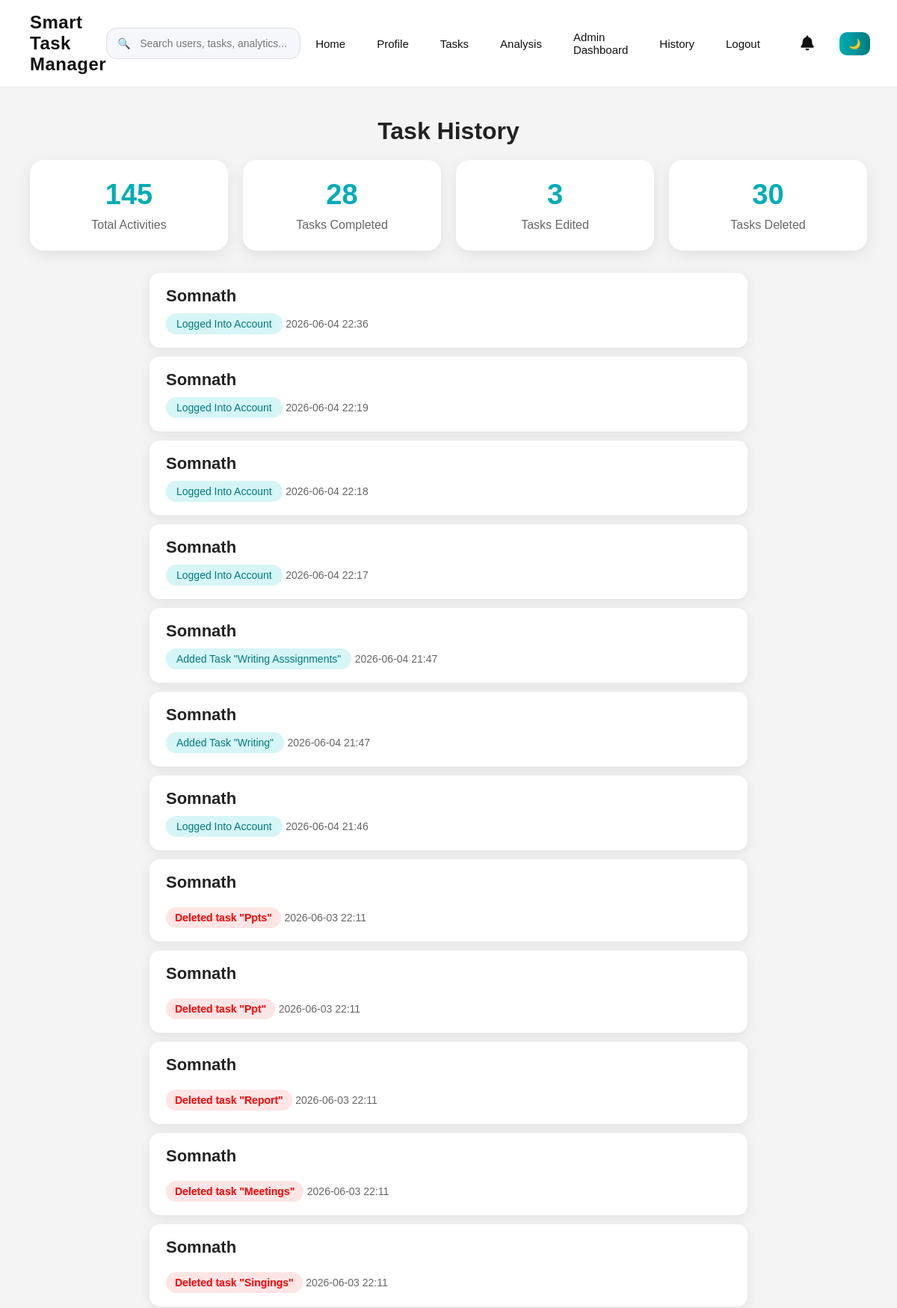
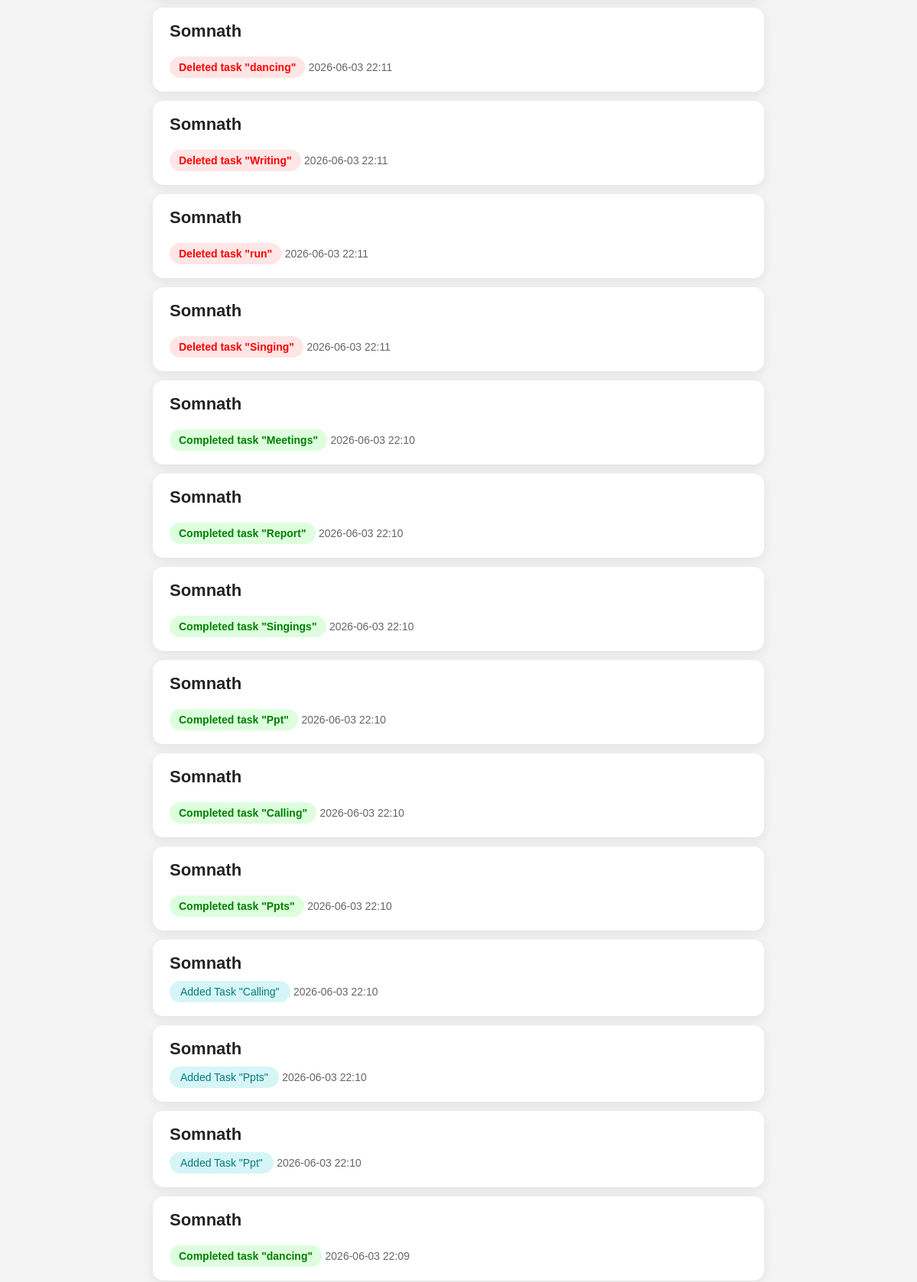
Screenshot of /history (signed in, upper part) with the database file from the repository (2 pictures, top to bottom).
### tables this page shows
CREATE TABLE history (
    id INTEGER PRIMARY KEY AUTOINCREMENT,
    username TEXT,
    action TEXT,
    created_at TEXT
);

### app.py (the view, shortened to what this page needs)
@app.route('/history')
def history():
    if 'user' not in session:
        return redirect('/login')
    conn = sqlite3.connect("data.db")
    c = conn.cursor()
    if session.get('role') == 'admin':
        c.execute("""
            SELECT username, action, created_at
            FROM history
            ORDER BY id DESC
        """)
    history_data = c.fetchall()
    total_logs = len(history_data)
    completed_count = len([
        x for x in history_data
        if "Completed" in x[1]
        ])
    deleted_count = len([
        x for x in history_data
        if "Deleted" in x[1]
        ])
    conn.close()
    edited_count = len([
        x for x in history_data
        if "Edited task" in x[1]
        ])
    return render_template(
    "history.html",
    history_data=history_data,
    total_logs=total_logs,
    completed_count=completed_count,
    deleted_count=deleted_count,
    edited_count=edited_count
)

### app.py (called while the page is built)
@app.context_processor
def notification_count():
    if 'user' not in session:
        return dict(unread_count=0)
    conn = sqlite3.connect("data.db")
    c = conn.cursor()
    c.execute("""
        SELECT COUNT(*)
        FROM notifications
        WHERE username=?
        AND is_read=0
    """, (session['user'],))
    count = c.fetchone()[0]
    conn.close()
    return dict(unread_count=count)

### templates/history.html
{% extends "base.html" %}
{% block content %}
<div class="tasks-page">
    <h1>Task History</h1>
    <div class="history-stats">
        <div class="history-stat-card">
            <h2>{{ total_logs }}</h2>
            <p>Total Activities</p>
        </div>
        <div class="history-stat-card">
            <h2>{{ completed_count }}</h2>
            <p>Tasks Completed</p>
        </div>
        <div class="history-stat-card">
            <h2>{{ edited_count }}</h2>
            <p>Tasks Edited</p>
        </div>
        <div class="history-stat-card">
            <h2>{{ deleted_count }}</h2>
            <p>Tasks Deleted</p>
        </div>
    </div>
    <div class="history-container">
        {% for item in history_data %}
        <div class="history-item">
            <div class="task-left">
                <h3>{{ item[0] }}</h3>
                <p class="
    {% if 'Completed' in item[1] %}completed-badge
    {% elif 'Deleted' in item[1] %}overdue-badge
    {% elif 'Edited' in item[1] %}pending-badge
    {% else %}role-badge
    {% endif %}
">
                    {{ item[1] }}
                </p>
                <small>{{ item[2] }}</small>
            </div>
        </div>
        {% endfor %}
    </div>
</div>
{% endblock %}

### static/style.css (style rules this page uses)
body, nav, .login-box, .task-item, .card, .stat-card, .extra-card, table, input, button { transition: background-color 0.3s ease, color 0.3s ease, border-color 0.3s ease; }
* { margin: 0; padding: 0; box-sizing: border-box; }
body { font-family: Arial, sans-serif; background-color: #f4f4f4; }
.tasks-page { padding: 40px; text-align: center; }
.tasks-page h1 { margin-bottom: 20px; color: #222; }
.role-badge { display: inline-block; background: #d6f5f6; color: #007b80; padding: 6px 14px; border-radius: 20px; font-size: 14px; text-transform: capitalize; }
.task-left { text-align: left; }
.task-left h3 { margin-bottom: 10px; color: #222; font-size: 22px; font-weight: 600; }
.task-left small { color: #666; font-size: 14px; }
.completed-badge { display: inline-block; margin-top: 10px; background: #ddffdd; color: green; padding: 6px 12px; border-radius: 20px; font-size: 14px; font-weight: bold; }
.overdue-badge { display: inline-block; margin-top: 10px; background: #ffe5e5; color: red; padding: 6px 12px; border-radius: 20px; font-size: 14px; font-weight: bold; }
html { scroll-behavior: smooth; }
.history-container { max-width: 800px; margin: auto; }
.history-stats { display: flex; gap: 20px; margin-bottom: 30px; flex-wrap: wrap; }
.history-stat-card { flex: 1; min-width: 200px; background: white; padding: 25px; border-radius: 18px; text-align: center; box-shadow: 0 6px 18px rgba(0,0,0,0.08); transition: all 0.3s ease; }
.history-stat-card h2 { color: #00adb5; font-size: 38px; margin-bottom: 10px; }
.history-stat-card p { color: #666; }
.history-item { background: white; padding: 18px 22px; border-radius: 14px; margin: 12px 0; box-shadow: 0 4px 15px rgba(0,0,0,0.08); display: flex; flex-direction: column; gap: 6px; transition: all 0.3s ease; }

### rows the page displays
history: username "Somnath", action "Logged Into Account", created_at "2026-06-04 22:36"
history: username "Somnath", action "Logged Into Account", created_at "2026-06-04 22:19"
history: username "Somnath", action "Logged Into Account", created_at "2026-06-04 22:18"
history: username "Somnath", action "Logged Into Account", created_at "2026-06-04 22:17"
history: username "Somnath", action "Added Task \"Writing Asssignments\"", created_at "2026-06-04 21:47"
history: username "Somnath", action "Added Task \"Writing\"", created_at "2026-06-04 21:47"
history: username "Somnath", action "Logged Into Account", created_at "2026-06-04 21:46"
history: username "Somnath", action "Deleted task \"Ppts\"", created_at "2026-06-03 22:11"
history: username "Somnath", action "Deleted task \"Ppt\"", created_at "2026-06-03 22:11"
history: username "Somnath", action "Deleted task \"Report\"", created_at "2026-06-03 22:11"
history: username "Somnath", action "Deleted task \"Meetings\"", created_at "2026-06-03 22:11"
history: username "Somnath", action "Deleted task \"Singings\"", created_at "2026-06-03 22:11"
history: username "Somnath", action "Deleted task \"dancing\"", created_at "2026-06-03 22:11"
history: username "Somnath", action "Deleted task \"Writing\"", created_at "2026-06-03 22:11"
history: username "Somnath", action "Deleted task \"run\"", created_at "2026-06-03 22:11"
history: username "Somnath", action "Deleted task \"Singing\"", created_at "2026-06-03 22:11"
history: username "Somnath", action "Completed task \"Meetings\"", created_at "2026-06-03 22:10"
history: username "Somnath", action "Completed task \"Report\"", created_at "2026-06-03 22:10"
history: username "Somnath", action "Completed task \"Singings\"", created_at "2026-06-03 22:10"
history: username "Somnath", action "Completed task \"Ppt\"", created_at "2026-06-03 22:10"
history: username "Somnath", action "Completed task \"Calling\"", created_at "2026-06-03 22:10"
history: username "Somnath", action "Completed task \"Ppts\"", created_at "2026-06-03 22:10"
history: username "Somnath", action "Added Task \"Calling\"", created_at "2026-06-03 22:10"
history: username "Somnath", action "Added Task \"Ppts\"", created_at "2026-06-03 22:10"
history: username "Somnath", action "Added Task \"Ppt\"", created_at "2026-06-03 22:10"
history: username "Somnath", action "Completed task \"dancing\"", created_at "2026-06-03 22:09"

### other values shown
{{ total_logs }} "145"
{{ completed_count }} "28"
{{ edited_count }} "3"
{{ deleted_count }} "30"
